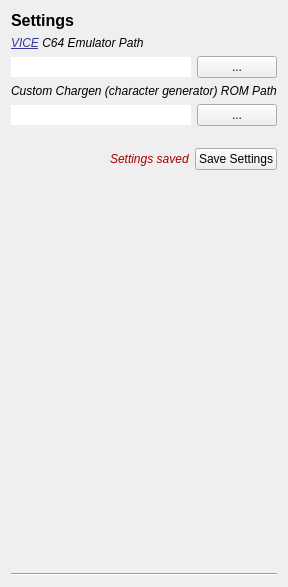
      <widget class="QWidget" name="pageSettings">
       <layout class="QVBoxLayout" name="verticalLayout_14">
        <item>
         <widget class="QLabel" name="label_12">
          <property name="font">
           <font>
            <pointsize>12</pointsize>
            <bold>true</bold>
           </font>
          </property>
          <property name="text">
           <string>Settings</string>
          </property>
          <property name="margin">
           <number>0</number>
          </property>
         </widget>
        </item>
        <item>
         <widget class="QLabel" name="label_10">
          <property name="text">
           <string>&lt;html&gt;&lt;head/&gt;&lt;body&gt;&lt;p&gt;&lt;a href=&quot;VICE&quot;&gt;&lt;span style=&quot; font-style:italic; text-decoration: underline; color:#36349b;&quot;&gt;VICE&lt;/span&gt;&lt;/a&gt;&lt;span style=&quot; font-style:italic;&quot;&gt; C64 Emulator Path&lt;/span&gt;&lt;/p&gt;&lt;/body&gt;&lt;/html&gt;</string>
          </property>
         </widget>
        </item>
        <item>
         <layout class="QHBoxLayout" name="horizontalLayout_5">
          <item>
           <widget class="QLineEdit" name="EmulatorPath">
            <property name="frame">
             <bool>false</bool>
            </property>
            <property name="readOnly">
             <bool>false</bool>
            </property>
            <property name="placeholderText">
             <string/>
            </property>
            <property name="clearButtonEnabled">
             <bool>true</bool>
            </property>
           </widget>
          </item>
          <item>
           <widget class="QPushButton" name="bEmulatorPath">
            <property name="sizePolicy">
             <sizepolicy hsizetype="Minimum" vsizetype="Minimum">
              <horstretch>0</horstretch>
              <verstretch>0</verstretch>
             </sizepolicy>
            </property>
            <property name="text">
             <string>...</string>
            </property>
           </widget>
          </item>
         </layout>
        </item>
        <item>
         <widget class="QLabel" name="label_14">
          <property name="text">
           <string>&lt;html&gt;&lt;head/&gt;&lt;body&gt;&lt;p&gt;&lt;span style=&quot; font-style:italic;&quot;&gt;Custom Chargen (character generator) ROM Path&lt;/span&gt;&lt;/p&gt;&lt;/body&gt;&lt;/html&gt;</string>
          </property>
         </widget>
        </item>
        <item>
         <layout class="QHBoxLayout" name="horizontalLayout_16">
          <item>
           <widget class="QLineEdit" name="ChargenPath">
            <property name="frame">
             <bool>false</bool>
            </property>
            <property name="readOnly">
             <bool>false</bool>
            </property>
            <property name="placeholderText">
             <string/>
            </property>
            <property name="clearButtonEnabled">
             <bool>true</bool>
            </property>
           </widget>
          </item>
          <item>
           <widget class="QPushButton" name="bChargenPath">
            <property name="sizePolicy">
             <sizepolicy hsizetype="Minimum" vsizetype="Minimum">
              <horstretch>0</horstretch>
              <verstretch>0</verstretch>
             </sizepolicy>
            </property>
            <property name="text">
             <string>...</string>
            </property>
           </widget>
          </item>
         </layout>
        </item>
        <item>
         <spacer name="verticalSpacer_4">
          <property name="orientation">
           <enum>Qt::Orientation::Vertical</enum>
          </property>
          <property name="sizeType">
           <enum>QSizePolicy::Policy::Fixed</enum>
          </property>
          <property name="sizeHint" stdset="0">
           <size>
            <width>20</width>
            <height>16</height>
           </size>
          </property>
         </spacer>
        </item>
        <item>
         <layout class="QHBoxLayout" name="horizontalLayout_8">
          <item>
           <spacer name="horizontalSpacer_3">
            <property name="orientation">
             <enum>Qt::Orientation::Horizontal</enum>
            </property>
            <property name="sizeHint" stdset="0">
             <size>
              <width>40</width>
              <height>20</height>
             </size>
            </property>
           </spacer>
          </item>
          <item>
           <widget class="QLabel" name="lSettingsSaved">
            <property name="text">
             <string>&lt;html&gt;&lt;head/&gt;&lt;body&gt;&lt;p&gt;&lt;span style=&quot; font-style:italic; color:#aa0000;&quot;&gt;Settings saved&lt;/span&gt;&lt;/p&gt;&lt;/body&gt;&lt;/html&gt;</string>
            </property>
           </widget>
          </item>
          <item>
           <widget class="QPushButton" name="bSaveSettings">
            <property name="text">
             <string>Save Settings</string>
            </property>
           </widget>
          </item>
         </layout>
        </item>
        <item>
         <spacer name="verticalSpacer_2">
          <property name="orientation">
           <enum>Qt::Orientation::Vertical</enum>
          </property>
          <property name="sizeHint" stdset="0">
           <size>
            <width>20</width>
            <height>397</height>
           </size>
          </property>
         </spacer>
        </item>
        <item>
         <widget class="Line" name="line_4">
          <property name="orientation">
           <enum>Qt::Orientation::Horizontal</enum>
          </property>
         </widget>
        </item>
       </layout>
      </widget>
